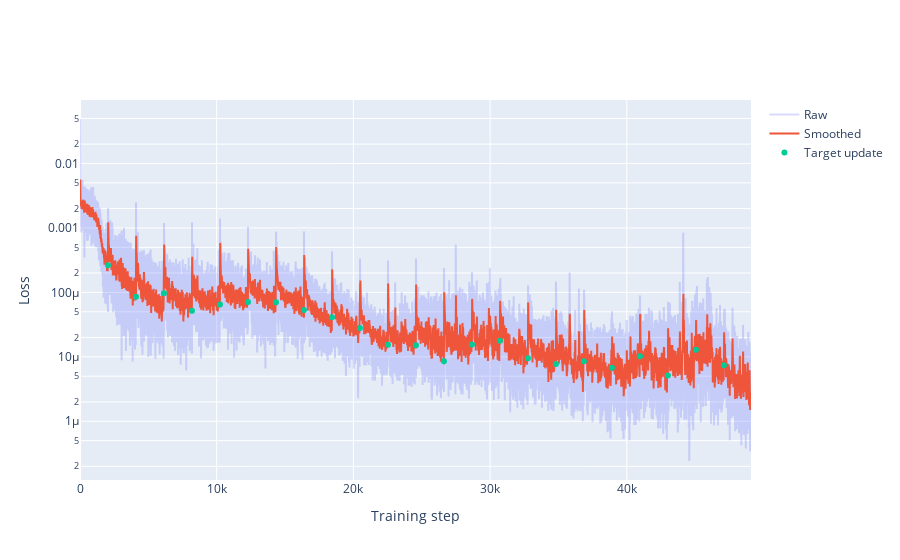

The notebook cell this image was saved under:
### Code cell
experiment.training_plot(trader.agent)

### Figure 1 — Plotly figure (JSON) as saved in the notebook; plotly's stock layout.template omitted (floating-point values rounded to 4 significant figures; data arrays with more than 128 entries replaced by an {"elided": "..."} marker saying what was removed)
{"data": [{"name": "Raw", "opacity": 0.25, "type": "scatter", "y": {"elided": "49088 float values"}}, {"name": "Smoothed", "type": "scatter", "y": {"elided": "49088 float values"}}, {"mode": "markers", "name": "Target update", "type": "scatter", "x": [0, 2048, 4096, 6144, 8192, 10240, 12288, 14336, 16384, 18432, 20480, 22528, 24576, 26624, 28672, 30720, 32768, 34816, 36864, 38912, 40960, 43008, 45056, 47104], "y": [null, 0.0002635, 8.583e-05, 9.704e-05, 5.211e-05, 6.497e-05, 7.125e-05, 7.036e-05, 5.311e-05, 4.118e-05, 2.799e-05, 1.538e-05, 1.512e-05, 8.551e-06, 1.552e-05, 1.771e-05, 9.514e-06, 7.714e-06, 8.535e-06, 6.772e-06, 1.018e-05, 5.156e-06, 1.291e-05, 7.435e-06]}], "layout": {"xaxis": {"range": [0, 49087], "title": {"text": "Training step"}}, "yaxis": {"title": {"text": "Loss"}, "type": "log"}}}
